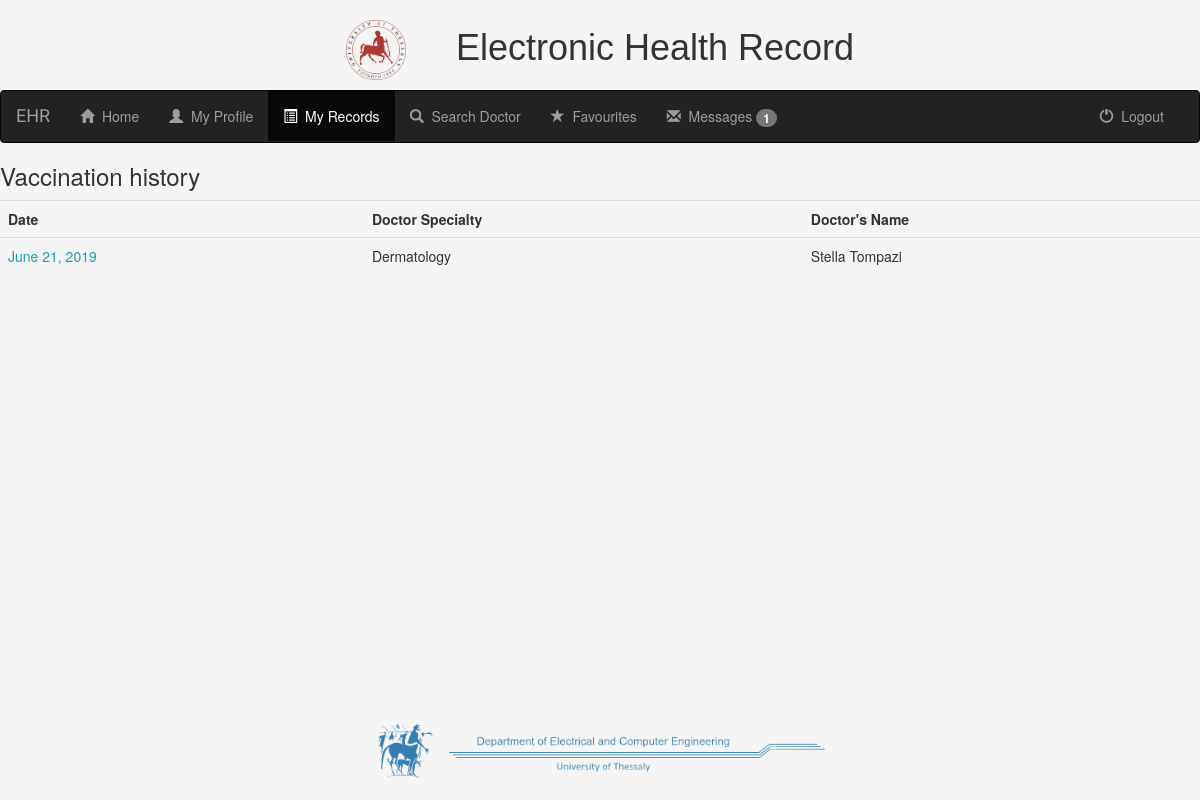
Screenshot of /my_mr/vaccinations_list/ (signed in) with the database file from the repository.
### mr/models.py (models this page shows, shortened)
class Vaccination(models.Model):
    patient = models.ForeignKey(PatientProfile, on_delete=models.CASCADE)
    doctor = models.ForeignKey(UserProfile, on_delete=models.CASCADE)
    date = models.DateField(null=False, default=date.today)
    description = models.CharField(max_length=500, blank=True)
    side_effects = models.CharField(max_length=1000, blank=True)
    secret_note = models.CharField(max_length=1000, blank=True)

class UserProfile(models.Model):
    user = models.OneToOneField(User, on_delete=models.CASCADE)
    specialties_list = (
        ('Accident_and_Emergency_Medicine', 'Accident and Emergency Medicine'),
        ('Allergiology', 'Allergiology'),
        ('Anesthetics', 'Anesthetics'),
        ('Cardiology', 'Cardiology'),
        ('Child_Psychiatry', 'Child Psychiatry'),
        ('Clinical_Biology', 'Clinical Biology'),
        ('Clinical_Chemistry', 'Clinical Chemistry'),
        ('Clinical_Neurophysiology', 'Clinical Neurophysiology'),
        ('Dental_Oral_Maxillo-facial_surgery', 'Dental, Oral and Maxillo-facial Surgery'),
        ('Dermato-Venereology', 'Dermato-Venereology'),
        ('Dermatology', 'Dermatology'),
        ('Endocrinology', 'Endocrinology'),
        ('Family_and_general_Medicine', 'Family and General Medicine'),
        ('Fictional_Medical_Specialist', 'Fictional Medical Specialist'),
        ('Gastro-enterologic_Surgery', 'Gastro-enterologic Surgery'),
        ('Gastroenterology', 'Gastroenterology'),
        ('General_Hematology', 'General Hematology'),
        ('General_Practice', 'General Practice'),
        ('General_Surgery', 'General Surgery'),
        ('Geriatrics', 'Geriatrics'),
        ('Immunology', 'Immunology'),
        ('Infectious_Diseases', 'Infectious Diseases'),
        ('Internal_Medicine', 'Internal Medicine'),
        ('Laboratory_Medicine', 'Laboratory Medicine'),
        ('Maxillo-facial_Surgery', 'Maxillo-facial Surgery'),
        ('Microbiology', 'Microbiology'),
        ('Nephrology', 'Nephrology'),
        ('Neuro-psychiatry', 'Neuro-psyciatry'),
        ('Neurosurgery', 'Neurosurgery'),
        ('Nuclear_Medicine', 'Nuclear Medicine'),
        ('Obstetrics_and_Gynecology', 'Obstetrics and Gynecology'),
        ('Occupational_Medicine', 'Occupational Medicine'),
        ('Opthalmology', 'Ophtalmology'),
        ('Orthopaedics', 'Orthopaedics'),
        ('Otorhinolaryngology', 'Otorhinolaryngology'),
        ('Paediatrics', 'Paediatrics'),
        ('Paediatrics_Surgery', 'Paediatrics Surgery'),
        ('Pathology', 'Pathology'),
        ('Physical_Medicine_and_Rehabilitation', 'Physical Medicine and Rehabilitation'),
        ('Plastic_Surgery', 'Plastic Surgery'),
        ('Pneumology', 'Pneumology'),
        ('Podiatric_Surgery', 'Podiatric Surgery'),
        ('Psychiatry', 'Psychiatry'),
        ('Public_health_and_Preventive_Medicine', 'Public Health and Preventive Medicine'),
        ('Radiation_Oncology', 'Radiation Oncology'),
        ('Respiratory_Medicine', 'Respiratory Medicine'),
        ('Rheumatogoly', 'Rheumatology'),
        ('Stomatology', 'Stomatology'),
        ('Thoragic_Surgery', 'Thoragic Surgery'),
        ('Tropical_Medicine', 'Tropical Medicine'),
        ('Urology', 'Urology'),
        ('Vascular_Surgery', 'Vascular Surgery'),
        ('Venereology', 'Venereology')
    )
    specialty = models.CharField(max_length=100, choices=specialties_list, default='General_Practice')
    city = models.CharField(max_length=50, blank=True)
    address = models.CharField(max_length=50, blank=True)
    phone = models.CharField(max_length=12, blank=True)

### my_mr/views.py (the view)
# urls.py: path('vaccinations_list/', views.vaccinations_list.as_view(), name='vaccinations_list'),
class vaccinations_list(generic.ListView):
    context_object_name = 'vaccinations_list'
    template_name = 'my_mr/vaccinations_list.html'
    paginate_by = 15
    def get_queryset(self):
        return Vaccination.objects.filter(patient__user__username=self.request.user.username)
    def get_context_data(self, **kwargs):
        context = super(vaccinations_list, self).get_context_data(**kwargs)
        context['received_messages'] = Message.objects.filter(receiver=self.request.user, was_read=False)
        return context

### my_mr/templates/my_mr/vaccinations_list.html
{% extends 'my_mr/base.html' %}
{% block body_block %}
{% if user.is_authenticated %}
    <h3>Vaccination history</h3>
    <table class="table">
        <tr>
            <th>Date</th>
            <th>Doctor Specialty</th>
            <th>Doctor's Name</th>
        </tr>
        {% for vaccine in object_list %}
        <tr>
            <td><a href="{% url 'my_mr:vaccination_detail' vaccine.id %}">{{ vaccine.date }}</a></td>
            <td>{{ vaccine.doctor.specialty }}</td>
            <td>{{ vaccine.doctor.user.get_full_name }}</td>
        </tr>
        {% empty %}
            There are no vaccination data.
        {% endfor %}
    </table>
{% endif %}
{% endblock %}

### mr/static/mr/css/style.css (style rules this page uses)
body { background-color: whitesmoke; height: 90%; margin-bottom: 10%; }
a { color: #17a2b8; }

### rows the page displays
Vaccination: date "June 21, 2019", doctor.specialty "Dermatology", doctor.user.get_full_name "Stella Tompazi"

### other values shown
{{ received_messages.count }} "1"
